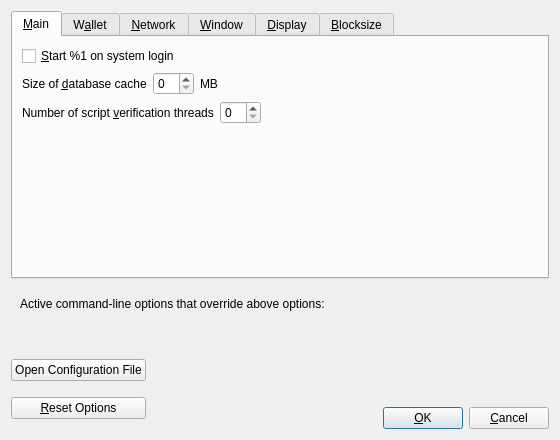
<?xml version="1.0" encoding="UTF-8"?>
<ui version="4.0">
 <class>OptionsDialog</class>
 <widget class="QDialog" name="OptionsDialog">
  <property name="geometry">
   <rect>
    <x>0</x>
    <y>0</y>
    <width>560</width>
    <height>440</height>
   </rect>
  </property>
  <property name="windowTitle">
   <string>Options</string>
  </property>
  <property name="modal">
   <bool>true</bool>
  </property>
  <layout class="QVBoxLayout" name="verticalLayout">
   <item>
    <widget class="QTabWidget" name="tabWidget">
     <property name="currentIndex">
      <number>0</number>
     </property>
     <widget class="QWidget" name="tabMain">
      <attribute name="title">
       <string>&amp;Main</string>
      </attribute>
      <layout class="QVBoxLayout" name="verticalLayout_Main">
       <item>
        <widget class="QCheckBox" name="bitcoinAtStartup">
         <property name="toolTip">
          <string>Automatically start %1 after logging in to the system.</string>
         </property>
         <property name="text">
          <string>&amp;Start %1 on system login</string>
         </property>
        </widget>
       </item>
       <item>
        <layout class="QHBoxLayout" name="horizontalLayout_2_Main">
         <item>
          <widget class="QLabel" name="databaseCacheLabel">
           <property name="text">
            <string>Size of &amp;database cache</string>
           </property>
           <property name="textFormat">
            <enum>Qt::PlainText</enum>
           </property>
           <property name="buddy">
            <cstring>databaseCache</cstring>
           </property>
          </widget>
         </item>
         <item>
          <widget class="QSpinBox" name="databaseCache"/>
         </item>
         <item>
          <widget class="QLabel" name="databaseCacheUnitLabel">
           <property name="text">
            <string>MB</string>
           </property>
           <property name="textFormat">
            <enum>Qt::PlainText</enum>
           </property>
          </widget>
         </item>
         <item>
          <spacer name="horizontalSpacer_2_Main">
           <property name="orientation">
            <enum>Qt::Horizontal</enum>
           </property>
           <property name="sizeHint" stdset="0">
            <size>
             <width>40</width>
             <height>20</height>
            </size>
           </property>
          </spacer>
         </item>
        </layout>
       </item>
       <item>
        <layout class="QHBoxLayout" name="horizontalLayout_3_Main">
         <item>
          <widget class="QLabel" name="threadsScriptVerifLabel">
           <property name="text">
            <string>Number of script &amp;verification threads</string>
           </property>
           <property name="textFormat">
            <enum>Qt::PlainText</enum>
           </property>
           <property name="buddy">
            <cstring>threadsScriptVerif</cstring>
           </property>
          </widget>
         </item>
         <item>
          <widget class="QSpinBox" name="threadsScriptVerif">
           <property name="toolTip">
            <string>(0 = auto, &lt;0 = leave that many cores free)</string>
           </property>
          </widget>
         </item>
         <item>
          <spacer name="horizontalSpacer_3_Main">
           <property name="orientation">
            <enum>Qt::Horizontal</enum>
           </property>
           <property name="sizeHint" stdset="0">
            <size>
             <width>40</width>
             <height>20</height>
            </size>
           </property>
          </spacer>
         </item>
        </layout>
       </item>
       <item>
        <spacer name="verticalSpacer_Main">
         <property name="orientation">
          <enum>Qt::Vertical</enum>
         </property>
         <property name="sizeHint" stdset="0">
          <size>
           <width>20</width>
           <height>40</height>
          </size>
         </property>
        </spacer>
       </item>
      </layout>
     </widget>
     <widget class="QWidget" name="tabWallet">
      <attribute name="title">
       <string>W&amp;allet</string>
      </attribute>
      <layout class="QVBoxLayout" name="verticalLayout_Wallet">
       <item>
        <widget class="QGroupBox" name="groupBox">
         <property name="title">
          <string>Expert</string>
         </property>
         <layout class="QVBoxLayout" name="verticalLayout_2">
          <item>
           <widget class="QCheckBox" name="coinControlFeatures">
            <property name="toolTip">
             <string>Whether to show coin control features or not.</string>
            </property>
            <property name="text">
             <string>Enable coin &amp;control features</string>
            </property>
           </widget>
          </item>
          <item>
           <widget class="QCheckBox" name="spendZeroConfChange">
            <property name="toolTip">
             <string>If you disable the spending of unconfirmed change, the change from a transaction cannot be used until that transaction has at least one confirmation. This also affects how your balance is computed.</string>
            </property>
            <property name="text">
             <string>&amp;Spend unconfirmed change</string>
            </property>
           </widget>
          </item>
         </layout>
        </widget>
       </item>
       <item>
        <spacer name="verticalSpacer_Wallet">
         <property name="orientation">
          <enum>Qt::Vertical</enum>
         </property>
         <property name="sizeHint" stdset="0">
          <size>
           <width>20</width>
           <height>40</height>
          </size>
         </property>
        </spacer>
       </item>
      </layout>
     </widget>
     <widget class="QWidget" name="tabNetwork">
      <attribute name="title">
       <string>&amp;Network</string>
      </attribute>
      <layout class="QVBoxLayout" name="verticalLayout_Network">
       <item>
        <widget class="QCheckBox" name="mapPortUpnp">
         <property name="toolTip">
          <string>Automatically open the Bitcoin client port on the router. This only works when your router supports UPnP and it is enabled.</string>
         </property>
         <property name="text">
          <string>Map port using &amp;UPnP</string>
         </property>
        </widget>
       </item>
       <item>
        <widget class="QCheckBox" name="allowIncoming">
         <property name="toolTip">
          <string>Accept connections from outside</string>
         </property>
         <property name="text">
          <string>Allow incoming connections</string>
         </property>
        </widget>
       </item>
       <item>
        <widget class="QCheckBox" name="connectSocks">
         <property name="toolTip">
          <string>Connect to the Bitcoin network through a SOCKS5 proxy.</string>
         </property>
         <property name="text">
          <string>&amp;Connect through SOCKS5 proxy (default proxy):</string>
         </property>
        </widget>
       </item>
       <item>
        <layout class="QHBoxLayout" name="horizontalLayout_1_Network">
         <item>
          <widget class="QLabel" name="proxyIpLabel">
           <property name="text">
            <string>Proxy &amp;IP:</string>
           </property>
           <property name="textFormat">
            <enum>Qt::PlainText</enum>
           </property>
           <property name="buddy">
            <cstring>proxyIp</cstring>
           </property>
          </widget>
         </item>
         <item>
          <widget class="QValidatedLineEdit" name="proxyIp">
           <property name="minimumSize">
            <size>
             <width>140</width>
             <height>0</height>
            </size>
           </property>
           <property name="maximumSize">
            <size>
             <width>140</width>
             <height>16777215</height>
            </size>
           </property>
           <property name="toolTip">
            <string>IP address of the proxy (e.g. IPv4: 127.0.0.1 / IPv6: ::1)</string>
           </property>
          </widget>
         </item>
         <item>
          <widget class="QLabel" name="proxyPortLabel">
           <property name="text">
            <string>&amp;Port:</string>
           </property>
           <property name="textFormat">
            <enum>Qt::PlainText</enum>
           </property>
           <property name="buddy">
            <cstring>proxyPort</cstring>
           </property>
          </widget>
         </item>
         <item>
          <widget class="QLineEdit" name="proxyPort">
           <property name="minimumSize">
            <size>
             <width>55</width>
             <height>0</height>
            </size>
           </property>
           <property name="maximumSize">
            <size>
             <width>55</width>
             <height>16777215</height>
            </size>
           </property>
           <property name="toolTip">
            <string>Port of the proxy (e.g. 9050)</string>
           </property>
          </widget>
         </item>
         <item>
          <spacer name="horizontalSpacer_1_Network">
           <property name="orientation">
            <enum>Qt::Horizontal</enum>
           </property>
           <property name="sizeHint" stdset="0">
            <size>
             <width>40</width>
             <height>20</height>
            </size>
           </property>
          </spacer>
         </item>
        </layout>
       </item>
       <item>
        <layout class="QHBoxLayout" name="horizontalLayout_2_Network">
         <item>
          <widget class="QLabel" name="proxyActiveNets">
           <property name="text">
            <string>Used for reaching peers via:</string>
           </property>
           <property name="textFormat">
            <enum>Qt::PlainText</enum>
           </property>
          </widget>
         </item>
         <item>
          <widget class="QCheckBox" name="proxyReachIPv4">
           <property name="enabled">
            <bool>false</bool>
           </property>
           <property name="toolTip">
            <string>Shows, if the supplied default SOCKS5 proxy is used to reach peers via this network type.</string>
           </property>
           <property name="text">
            <string/>
           </property>
          </widget>
         </item>
         <item>
          <widget class="QLabel" name="proxyReachIPv4Label">
           <property name="text">
            <string>IPv4</string>
           </property>
           <property name="textFormat">
            <enum>Qt::PlainText</enum>
           </property>
          </widget>
         </item>
         <item>
          <widget class="QCheckBox" name="proxyReachIPv6">
           <property name="enabled">
            <bool>false</bool>
           </property>
           <property name="toolTip">
            <string>Shows, if the supplied default SOCKS5 proxy is used to reach peers via this network type.</string>
           </property>
           <property name="text">
            <string/>
           </property>
          </widget>
         </item>
         <item>
          <widget class="QLabel" name="proxyReachIPv6Label">
           <property name="text">
            <string>IPv6</string>
           </property>
           <property name="textFormat">
            <enum>Qt::PlainText</enum>
           </property>
          </widget>
         </item>
         <item>
          <widget class="QCheckBox" name="proxyReachTor">
           <property name="enabled">
            <bool>false</bool>
           </property>
           <property name="toolTip">
            <string>Shows, if the supplied default SOCKS5 proxy is used to reach peers via this network type.</string>
           </property>
           <property name="text">
            <string/>
           </property>
          </widget>
         </item>
         <item>
          <widget class="QLabel" name="proxyReachTorLabel">
           <property name="text">
            <string>Tor</string>
           </property>
           <property name="textFormat">
            <enum>Qt::PlainText</enum>
           </property>
          </widget>
         </item>
         <item>
          <spacer name="horizontalSpacer_2_Network">
           <property name="orientation">
            <enum>Qt::Horizontal</enum>
           </property>
           <property name="sizeHint" stdset="0">
            <size>
             <width>40</width>
             <height>20</height>
            </size>
           </property>
          </spacer>
         </item>
        </layout>
       </item>
       <item>
        <widget class="QCheckBox" name="connectSocksTor">
         <property name="toolTip">
          <string>Connect to the Bitcoin network through a separate SOCKS5 proxy for Tor hidden services.</string>
         </property>
         <property name="text">
          <string>Use separate SOCKS5 proxy to reach peers via Tor hidden services:</string>
         </property>
        </widget>
       </item>
       <item>
        <layout class="QHBoxLayout" name="horizontalLayout_3_Network">
         <item>
          <widget class="QLabel" name="proxyIpTorLabel">
           <property name="text">
            <string>Proxy &amp;IP:</string>
           </property>
           <property name="textFormat">
            <enum>Qt::PlainText</enum>
           </property>
           <property name="buddy">
            <cstring>proxyIpTor</cstring>
           </property>
          </widget>
         </item>
         <item>
          <widget class="QValidatedLineEdit" name="proxyIpTor">
           <property name="minimumSize">
            <size>
             <width>140</width>
             <height>0</height>
            </size>
           </property>
           <property name="maximumSize">
            <size>
             <width>140</width>
             <height>16777215</height>
            </size>
           </property>
           <property name="toolTip">
            <string>IP address of the proxy (e.g. IPv4: 127.0.0.1 / IPv6: ::1)</string>
           </property>
          </widget>
         </item>
         <item>
          <widget class="QLabel" name="proxyPortTorLabel">
           <property name="text">
            <string>&amp;Port:</string>
           </property>
           <property name="textFormat">
            <enum>Qt::PlainText</enum>
           </property>
           <property name="buddy">
            <cstring>proxyPortTor</cstring>
           </property>
          </widget>
         </item>
         <item>
          <widget class="QLineEdit" name="proxyPortTor">
           <property name="minimumSize">
            <size>
             <width>55</width>
             <height>0</height>
            </size>
           </property>
           <property name="maximumSize">
            <size>
             <width>55</width>
             <height>16777215</height>
            </size>
           </property>
           <property name="toolTip">
            <string>Port of the proxy (e.g. 9050)</string>
           </property>
          </widget>
         </item>
         <item>
          <spacer name="horizontalSpacer_4_Network">
           <property name="orientation">
            <enum>Qt::Horizontal</enum>
           </property>
           <property name="sizeHint" stdset="0">
            <size>
             <width>40</width>
             <height>20</height>
            </size>
           </property>
          </spacer>
         </item>
        </layout>
       </item>
       <item>
        <spacer name="verticalSpacer_Network">
         <property name="orientation">
          <enum>Qt::Vertical</enum>
         </property>
         <property name="sizeHint" stdset="0">
          <size>
           <width>20</width>
           <height>40</height>
          </size>
         </property>
        </spacer>
       </item>
      </layout>
     </widget>
     <widget class="QWidget" name="tabWindow">
      <attribute name="title">
       <string>&amp;Window</string>
      </attribute>
      <layout class="QVBoxLayout" name="verticalLayout_Window">
       <item>
        <widget class="QCheckBox" name="hideTrayIcon">
         <property name="toolTip">
          <string>&amp;Hide the icon from the system tray.</string>
         </property>
         <property name="text">
          <string>Hide tray icon</string>
         </property>
        </widget>
       </item>
       <item>
        <widget class="QCheckBox" name="minimizeToTray">
         <property name="toolTip">
          <string>Show only a tray icon after minimizing the window.</string>
         </property>
         <property name="text">
          <string>&amp;Minimize to the tray instead of the taskbar</string>
         </property>
        </widget>
       </item>
       <item>
        <widget class="QCheckBox" name="minimizeOnClose">
         <property name="toolTip">
          <string>Minimize instead of exit the application when the window is closed. When this option is enabled, the application will be closed only after selecting Exit in the menu.</string>
         </property>
         <property name="text">
          <string>M&amp;inimize on close</string>
         </property>
        </widget>
       </item>
       <item>
        <spacer name="verticalSpacer_Window">
         <property name="orientation">
          <enum>Qt::Vertical</enum>
         </property>
         <property name="sizeHint" stdset="0">
          <size>
           <width>20</width>
           <height>40</height>
          </size>
         </property>
        </spacer>
       </item>
      </layout>
     </widget>
     <widget class="QWidget" name="tabDisplay">
      <attribute name="title">
       <string>&amp;Display</string>
      </attribute>
      <layout class="QVBoxLayout" name="verticalLayout_Display">
       <item>
        <layout class="QHBoxLayout" name="horizontalLayout_1_Display">
         <item>
          <widget class="QLabel" name="langLabel">
           <property name="text">
            <string>User Interface &amp;language:</string>
           </property>
           <property name="textFormat">
            <enum>Qt::PlainText</enum>
           </property>
           <property name="buddy">
            <cstring>lang</cstring>
           </property>
          </widget>
         </item>
         <item>
          <widget class="QValueComboBox" name="lang">
           <property name="toolTip">
            <string>The user interface language can be set here. This setting will take effect after restarting %1.</string>
           </property>
          </widget>
         </item>
        </layout>
       </item>
       <item>
        <layout class="QHBoxLayout" name="horizontalLayout_2_Display">
         <item>
          <widget class="QLabel" name="unitLabel">
           <property name="text">
            <string>&amp;Unit to show amounts in:</string>
           </property>
           <property name="textFormat">
            <enum>Qt::PlainText</enum>
           </property>
           <property name="buddy">
            <cstring>unit</cstring>
           </property>
          </widget>
         </item>
         <item>
          <widget class="QValueComboBox" name="unit">
           <property name="toolTip">
            <string>Choose the default subdivision unit to show in the interface and when sending coins.</string>
           </property>
          </widget>
         </item>
        </layout>
       </item>
       <item>
        <layout class="QHBoxLayout" name="horizontalLayout_3_Display">
         <item>
          <widget class="QLabel" name="thirdPartyTxUrlsLabel">
           <property name="toolTip">
            <string>Third party URLs (e.g. a block explorer) that appear in the transactions tab as context menu items. %s in the URL is replaced by transaction hash. Multiple URLs are separated by vertical bar |.</string>
           </property>
           <property name="text">
            <string>Third party transaction URLs</string>
           </property>
           <property name="buddy">
            <cstring>thirdPartyTxUrls</cstring>
           </property>
          </widget>
         </item>
         <item>
          <widget class="QLineEdit" name="thirdPartyTxUrls">
           <property name="toolTip">
            <string>Third party URLs (e.g. a block explorer) that appear in the transactions tab as context menu items. %s in the URL is replaced by transaction hash. Multiple URLs are separated by vertical bar |.</string>
           </property>
          </widget>
         </item>
        </layout>
       </item>
       <item>
        <spacer name="verticalSpacer_Display">
         <property name="orientation">
          <enum>Qt::Vertical</enum>
         </property>
         <property name="sizeHint" stdset="0">
          <size>
           <width>20</width>
           <height>40</height>
          </size>
         </property>
        </spacer>
       </item>
      </layout>
     </widget>
     <widget class="QWidget" name="tab">
      <attribute name="title">
       <string>&amp;Blocksize</string>
      </attribute>
      <widget class="QGroupBox" name="groupBox_2">
       <property name="geometry">
        <rect>
         <x>10</x>
         <y>10</y>
         <width>521</width>
         <height>61</height>
        </rect>
       </property>
       <property name="title">
        <string>Mining</string>
       </property>
       <widget class="QLabel" name="label">
        <property name="geometry">
         <rect>
          <x>10</x>
          <y>30</y>
          <width>331</width>
          <height>21</height>
         </rect>
        </property>
        <property name="text">
         <string>Maximum Generated Block Size (Bytes)</string>
        </property>
       </widget>
       <widget class="QLineEdit" name="MaximumGeneratedBlockSize">
        <property name="geometry">
         <rect>
          <x>380</x>
          <y>30</y>
          <width>128</width>
          <height>22</height>
         </rect>
        </property>
        <property name="minimumSize">
         <size>
          <width>128</width>
          <height>1</height>
         </size>
        </property>
        <property name="maximumSize">
         <size>
          <width>128</width>
          <height>16777215</height>
         </size>
        </property>
        <property name="toolTip">
         <string>&lt;!DOCTYPE HTML PUBLIC &quot;-//W3C//DTD HTML 4.0//EN&quot; &quot;http://www.w3.org/TR/REC-html40/strict.dtd&quot;&gt;
&lt;html&gt;&lt;head&gt;&lt;meta name=&quot;qrichtext&quot; content=&quot;1&quot; /&gt;&lt;style type=&quot;text/css&quot;&gt;
p, li { white-space: pre-wrap; }
&lt;/style&gt;&lt;/head&gt;&lt;body style=&quot; font-family:'Sans Serif'; font-size:9pt; font-weight:400; font-style:normal;&quot;&gt;
&lt;p style=&quot; margin-top:12px; margin-bottom:12px; margin-left:0px; margin-right:0px; -qt-block-indent:0; text-indent:0px;&quot;&gt;&lt;span style=&quot; color:#00aa00;&quot;&gt;The largest block that shall be mined by this miner.&lt;/span&gt; This should be the current block size until miners consensus is reached for a blocksize increase. &lt;/p&gt;&lt;/body&gt;&lt;/html&gt;</string>
        </property>
        <property name="maxLength">
         <number>1000000000</number>
        </property>
       </widget>
      </widget>
      <widget class="QGroupBox" name="groupBox_3">
       <property name="geometry">
        <rect>
         <x>10</x>
         <y>90</y>
         <width>521</width>
         <height>111</height>
        </rect>
       </property>
       <property name="title">
        <string>Block Acceptance</string>
       </property>
       <widget class="QLabel" name="label_2">
        <property name="geometry">
         <rect>
          <x>10</x>
          <y>30</y>
          <width>321</width>
          <height>21</height>
         </rect>
        </property>
        <property name="toolTip">
         <string>&lt;html&gt;&lt;head/&gt;&lt;body&gt;&lt;p&gt;&lt;br/&gt;&lt;/p&gt;&lt;/body&gt;&lt;/html&gt;</string>
        </property>
        <property name="text">
         <string>Excessive Block Size (Bytes)</string>
        </property>
       </widget>
       <widget class="QLineEdit" name="ExcessiveBlockSize">
        <property name="geometry">
         <rect>
          <x>380</x>
          <y>30</y>
          <width>128</width>
          <height>22</height>
         </rect>
        </property>
        <property name="minimumSize">
         <size>
          <width>128</width>
          <height>1</height>
         </size>
        </property>
        <property name="maximumSize">
         <size>
          <width>128</width>
          <height>16777215</height>
         </size>
        </property>
        <property name="toolTip">
         <string>&lt;html&gt;&lt;head/&gt;&lt;body&gt;&lt;p&gt;&lt;span style=&quot; color:#00aa00;&quot;&gt;This is the maximum blocksize that this node will accept as a valid block.&lt;/span&gt; Blocks above this size shall be considered 'excessive', that is they will not be relayed or become part of the chain until 'Excessive Acceptance' blocks have been mined on top of them.&lt;/p&gt;&lt;/body&gt;&lt;/html&gt;</string>
        </property>
        <property name="maxLength">
         <number>1000000000</number>
        </property>
       </widget>
       <widget class="QLabel" name="label_3">
        <property name="geometry">
         <rect>
          <x>10</x>
          <y>60</y>
          <width>331</width>
          <height>21</height>
         </rect>
        </property>
        <property name="text">
         <string>Excessive Acceptance Depth (Blocks)</string>
        </property>
       </widget>
       <widget class="QLineEdit" name="ExcessiveAcceptanceDepth">
        <property name="geometry">
         <rect>
          <x>380</x>
          <y>60</y>
          <width>128</width>
          <height>22</height>
         </rect>
        </property>
        <property name="minimumSize">
         <size>
          <width>128</width>
          <height>1</height>
         </size>
        </property>
        <property name="maximumSize">
         <size>
          <width>128</width>
          <height>16777215</height>
         </size>
        </property>
        <property name="toolTip">
         <string>&lt;html&gt;&lt;head/&gt;&lt;body&gt;&lt;p&gt;&lt;span style=&quot; color:#00aa00;&quot;&gt;The excessive acceptance depth in blocks.&lt;/span&gt; An excessive block normally blocks a chain from being accepted. However, if the chain grows deaper than this depth, then accept the excessive block (and the chain). &lt;/p&gt;&lt;/body&gt;&lt;/html&gt;</string>
        </property>
        <property name="maxLength">
         <number>1000000000</number>
        </property>
       </widget>
      </widget>
     </widget>
    </widget>
   </item>
   <item>
    <widget class="QFrame" name="frame">
     <layout class="QVBoxLayout" name="verticalLayout_Bottom">
      <item>
       <layout class="QHBoxLayout" name="horizontalLayout_Bottom">
        <item>
         <widget class="QLabel" name="overriddenByCommandLineInfoLabel">
          <property name="text">
           <string>Active command-line options that override above options:</string>
          </property>
          <property name="textFormat">
           <enum>Qt::PlainText</enum>
          </property>
         </widget>
        </item>
        <item>
         <spacer name="horizontalSpacer_Bottom">
          <property name="orientation">
           <enum>Qt::Horizontal</enum>
          </property>
          <property name="sizeHint" stdset="0">
           <size>
            <width>40</width>
            <height>20</height>
           </size>
          </property>
         </spacer>
        </item>
       </layout>
      </item>
      <item>
       <widget class="QLabel" name="overriddenByCommandLineLabel">
        <property name="text">
         <string/>
        </property>
        <property name="textFormat">
         <enum>Qt::PlainText</enum>
        </property>
        <property name="wordWrap">
         <bool>true</bool>
        </property>
       </widget>
      </item>
     </layout>
    </widget>
   </item>
   <item>
    <layout class="QHBoxLayout" name="horizontalLayout_Buttons">
     <item>
      <layout class="QVBoxLayout" name="verticalLayout_Buttons">
       <item>
        <widget class="QPushButton" name="openBitcoinConfButton">
         <property name="toolTip">
          <string>Open the %1 configuration file from the working directory.</string>
         </property>
         <property name="text">
          <string>Open Configuration File</string>
         </property>
         <property name="autoDefault">
          <bool>false</bool>
         </property>
        </widget>
       </item>
       <item>
        <widget class="QPushButton" name="resetButton">
         <property name="toolTip">
          <string>Reset all client options to default.</string>
         </property>
         <property name="text">
          <string>&amp;Reset Options</string>
         </property>
         <property name="autoDefault">
          <bool>false</bool>
         </property>
        </widget>
       </item>
      </layout>
     </item>
     <item>
      <spacer name="horizontalSpacer_1">
       <property name="orientation">
        <enum>Qt::Horizontal</enum>
       </property>
       <property name="sizeHint" stdset="0">
        <size>
         <width>40</width>
         <height>48</height>
        </size>
       </property>
      </spacer>
     </item>
     <item>
      <widget class="QLabel" name="statusLabel">
       <property name="minimumSize">
        <size>
         <width>200</width>
         <height>0</height>
        </size>
       </property>
       <property name="font">
        <font>
         <weight>75</weight>
         <bold>true</bold>
        </font>
       </property>
       <property name="text">
        <string/>
       </property>
       <property name="textFormat">
        <enum>Qt::PlainText</enum>
       </property>
       <property name="wordWrap">
        <bool>true</bool>
       </property>
      </widget>
     </item>
     <item>
      <spacer name="horizontalSpacer_2">
       <property name="orientation">
        <enum>Qt::Horizontal</enum>
       </property>
       <property name="sizeHint" stdset="0">
        <size>
         <width>40</width>
         <height>48</height>
        </size>
       </property>
      </spacer>
     </item>
     <item>
      <layout class="QVBoxLayout" name="verticalLayout_4">
       <item>
        <spacer name="verticalSpacer">
         <property name="orientation">
          <enum>Qt::Vertical</enum>
         </property>
         <property name="sizeHint" stdset="0">
          <size>
           <width>20</width>
           <height>40</height>
          </size>
         </property>
        </spacer>
       </item>
       <item>
        <layout class="QHBoxLayout" name="horizontalLayout">
         <item>
          <widget class="QPushButton" name="okButton">
           <property name="text">
            <string>&amp;OK</string>
           </property>
           <property name="autoDefault">
            <bool>false</bool>
           </property>
           <property name="default">
            <bool>true</bool>
           </property>
          </widget>
         </item>
         <item>
          <widget class="QPushButton" name="cancelButton">
           <property name="text">
            <string>&amp;Cancel</string>
           </property>
           <property name="autoDefault">
            <bool>false</bool>
           </property>
          </widget>
         </item>
        </layout>
       </item>
      </layout>
     </item>
    </layout>
   </item>
  </layout>
 </widget>
 <customwidgets>
  <customwidget>
   <class>QValidatedLineEdit</class>
   <extends>QLineEdit</extends>
   <header>qvalidatedlineedit.h</header>
  </customwidget>
  <customwidget>
   <class>QValueComboBox</class>
   <extends>QComboBox</extends>
   <header>qvaluecombobox.h</header>
  </customwidget>
 </customwidgets>
 <resources/>
 <connections/>
</ui>
